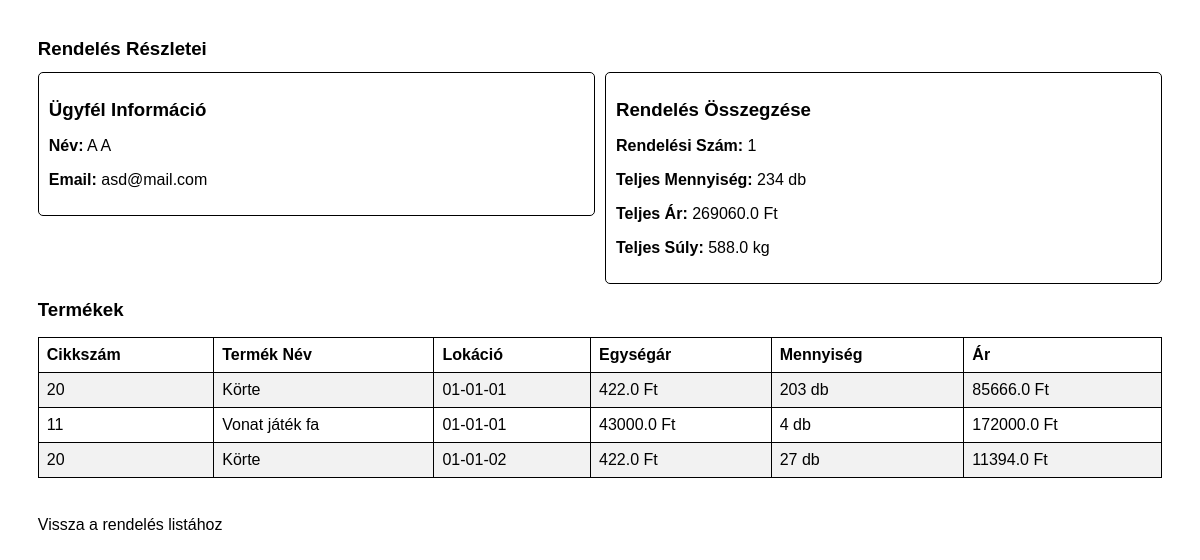
Screenshot of /order_details/1 with the database file from the repository.
### tables this page shows
CREATE TABLE customers (
                    id INTEGER PRIMARY KEY,
                    nev TEXT NOT NULL,
                    iranyitoszam TEXT NOT NULL,
                    varos TEXT NOT NULL,
                    utca TEXT NOT NULL,
                    hazszam TEXT NOT NULL,
                    email TEXT NOT NULL UNIQUE);

CREATE TABLE stock (
                    id INTEGER PRIMARY KEY,
                    cikkszam TEXT,
                    lokacio TEXT,
                    mennyiseg INTEGER,
                    order_id INTEGER,
                    FOREIGN KEY(cikkszam) REFERENCES products(cikkszam),
                    FOREIGN KEY(order_id) REFERENCES orders(id));

CREATE TABLE products (
                    id INTEGER PRIMARY KEY,
                    cikkszam TEXT UNIQUE,
                    egyseg_vonalkod INTEGER ,
                    gyujto_vonalkod INTEGER ,
                    nev TEXT,
                    ar REAL,
                    suly REAL,
                    kategoria TEXT);

### raktar_program-master/app.py (the view)
@app.route('/order_details/<int:order_id>', methods=['GET'])
def order_details(order_id):
    conn = get_db_connection()
    order_info = conn.execute('''
        SELECT SUM(stock.mennyiseg) AS total_quant,
                              SUM(products.ar * stock.mennyiseg) AS total_price,
                              SUM(products.suly * stock.mennyiseg) AS total_weight,
                              customers.nev AS nev,
                              customers.email AS email,
                              order_id
        FROM stock LEFT JOIN products ON stock.cikkszam = products.cikkszam
                              LEFT JOIN orders ON stock.cikkszam = orders.cikkszam
                              LEFT JOIN customers ON customers.id = orders.customer_id
        WHERE order_id = ?
    ''', (order_id,)).fetchone()
    product_details = conn.execute('''
        SELECT
            products.nev AS product_name,
            products.cikkszam,
            products.ar AS price,
            products.suly AS weight,
            stock.mennyiseg AS quantity,
            stock.lokacio AS lokacio
        FROM stock
        JOIN products ON stock.cikkszam = products.cikkszam
        WHERE stock.order_id = ?
        ORDER BY lokacio
    ''', (order_id,)).fetchall()
    conn.close()
    if not order_info:
        flash('Hiba: A rendelési szám nem létezik!', 'error')
        return redirect(url_for('orders'))
    return render_template(
        'order_details.html',
        order_info=order_info,
        product_details=product_details
    )

### raktar_program-master/app.py (called while the page is built)
def get_db_connection():
    conn = sqlite3.connect('database.db')
    conn.row_factory = sqlite3.Row
    return conn

### raktar_program-master/templates/order_details.html (shortened to what this page needs)
<!DOCTYPE html>
<html lang="hu">
<head>
    <link rel="stylesheet" href="{{ url_for('static', filename='css/print.css') }}">
</head>
<body>
    <h1>Rendelés Részletei</h1>
    <div class="summary-container">
        <div class="customer-info">
            <h2>Ügyfél Információ</h2>
            <p><strong>Név:</strong> {{ order_info['nev'] }}</p>
            <p><strong>Email:</strong> {{ order_info['email'] }}</p>
        </div>
        <div class="order-summary">
            <h2>Rendelés Összegzése</h2>
            <p><strong>Rendelési Szám:</strong> {{ order_info['order_id'] }}</p>
            <p><strong>Teljes Mennyiség:</strong> {{ order_info['total_quant'] }} db</p>
            <p><strong>Teljes Ár:</strong> {{ order_info['total_price'] }} Ft</p>
            <p><strong>Teljes Súly:</strong> {{ order_info['total_weight'] }} kg</p>
        </div>
    </div>
    <div>
        <h2>Termékek</h2>
        <table border="1">
            <thead>
                <tr>
                    <th>Cikkszám</th>
                    <th>Termék Név</th>
                    <th>Lokáció</th>
                    <th>Egységár</th>
                    <th>Mennyiség</th>
                    <th>Ár</th>
                </tr>
            </thead>
            <tbody>
                {% for product in product_details %}
                <tr>
                    <td>{{ product['cikkszam'] }}</td>
                    <td>{{ product['product_name'] }}</td>
                    <td>{{ product['lokacio'] }}</td>
                    <td>{{ product['price'] }} Ft</td>
                    <td>{{ product['quantity'] }} db</td>
                    <td>{{ product['price'] * product['quantity']}} Ft</td>
                </tr>
                {% endfor %}
            </tbody>
        </table>
    </div>
    <a href="{{ url_for('orders') }}">Vissza a rendelés listához</a>
</body>
</html>

### raktar_program-master/static/css/print.css (style rules this page uses)
body { font-family: Arial, sans-serif; font-size: 12pt; color: #000; margin: 1cm; background: none; }
h1, h2 { color: #000; page-break-after: avoid; font-size: 14pt; }
table { width: 100%; border-collapse: collapse; margin-bottom: 1cm; }
th, td { border: 1px solid #000; padding: 0.5em; text-align: left; }
tbody tr:nth-child(odd) { background-color: #f2f2f2; }
tbody tr:nth-child(even) { background-color: #fff; }
tr { page-break-inside: avoid; }
table { page-break-after: auto; }
thead { display: table-header-group; }
a { color: #000; text-decoration: none; }
.summary-container { display: flex; justify-content: space-between; align-items: flex-start; gap: 10px; margin-bottom: 10px; }
.customer-info, .order-summary { flex: 1; padding: 10px; border: 1px solid #000; border-radius: 5px; }

### rows the page displays
customers: email "asd@mail.com"
stock: cikkszam "20", product_name "Körte", lokacio "01-01-01", price "422.0", quantity "203", product['price']*product['quantity'] "85666.0"
stock: cikkszam "11", product_name "Vonat játék fa", lokacio "01-01-01", price "43000.0", quantity "4", product['price']*product['quantity'] "172000.0"
stock: cikkszam "20", product_name "Körte", lokacio "01-01-02", price "422.0", quantity "27", product['price']*product['quantity'] "11394.0"

### other values shown
{{ order_info['nev'] }} "A A"
{{ order_info['order_id'] }} "1"
{{ order_info['total_quant'] }} "234"
{{ order_info['total_price'] }} "269060.0"
{{ order_info['total_weight'] }} "588.0"
